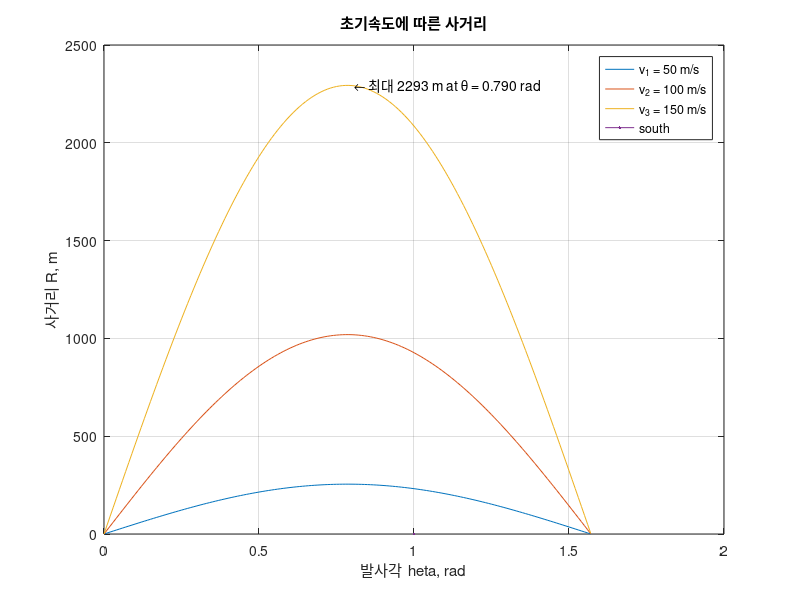

This figure's MATLAB source: (Note: this script raises an error after producing the figure.)
% sol0501_8.m - 연습문제 5.1.3-2 초기속도를 바꾼 탄도 비교
clear; clc; close all

g = 9.81;                        % m/s^2
v = [50 100 150];                % m/s
theta = 0:0.01:pi/2;             % rad

R1 = v(1)^2 ./ g .* sin(2*theta);   % 본문 함정대로 처음부터 원소별 연산자
R2 = v(2)^2 ./ g .* sin(2*theta);
R3 = v(3)^2 ./ g .* sin(2*theta);

plot(theta, R1, theta, R2, theta, R3, LineWidth=1.2)
title("초기속도에 따른 사거리")
xlabel("발사각 \theta, rad")
ylabel("사거리 R, m")
legend("v_1 = 50 m/s", "v_2 = 100 m/s", "v_3 = 150 m/s", Location="south")
grid on

% 최대 사거리가 나오는 발사각을 찾아 표시한다
[Rmax, idx] = max(R3);
text(theta(idx), Rmax, sprintf("  \\leftarrow 최대 %.0f m at \\theta = %.3f rad", Rmax, theta(idx)))
fprintf("이론값 pi/4 = %.4f rad,  찾은 값 = %.4f rad\n", pi/4, theta(idx));

theme(gcf, "light")
exportgraphics(gcf, "../../textbook/ch05/img/sol0501_8.png")
